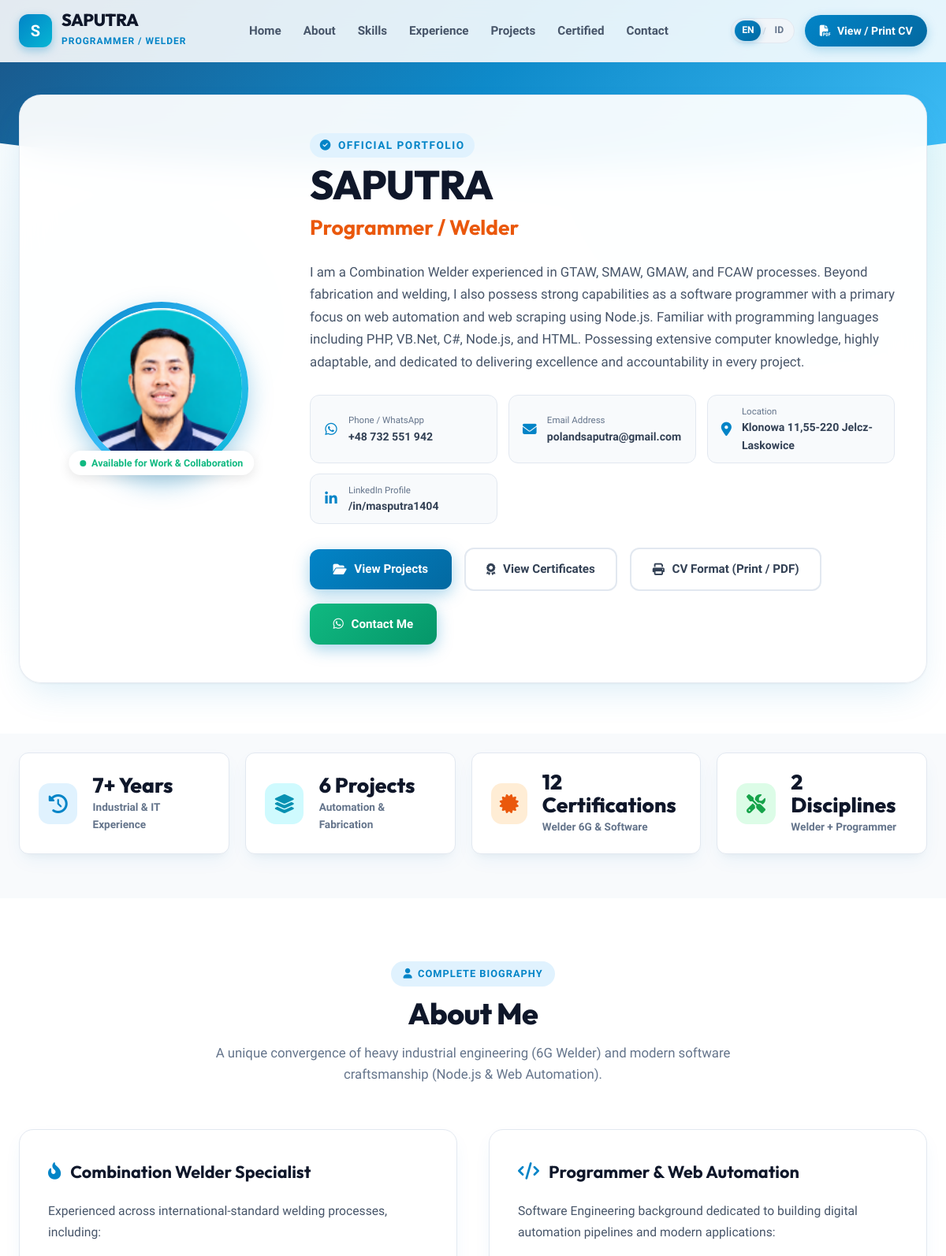
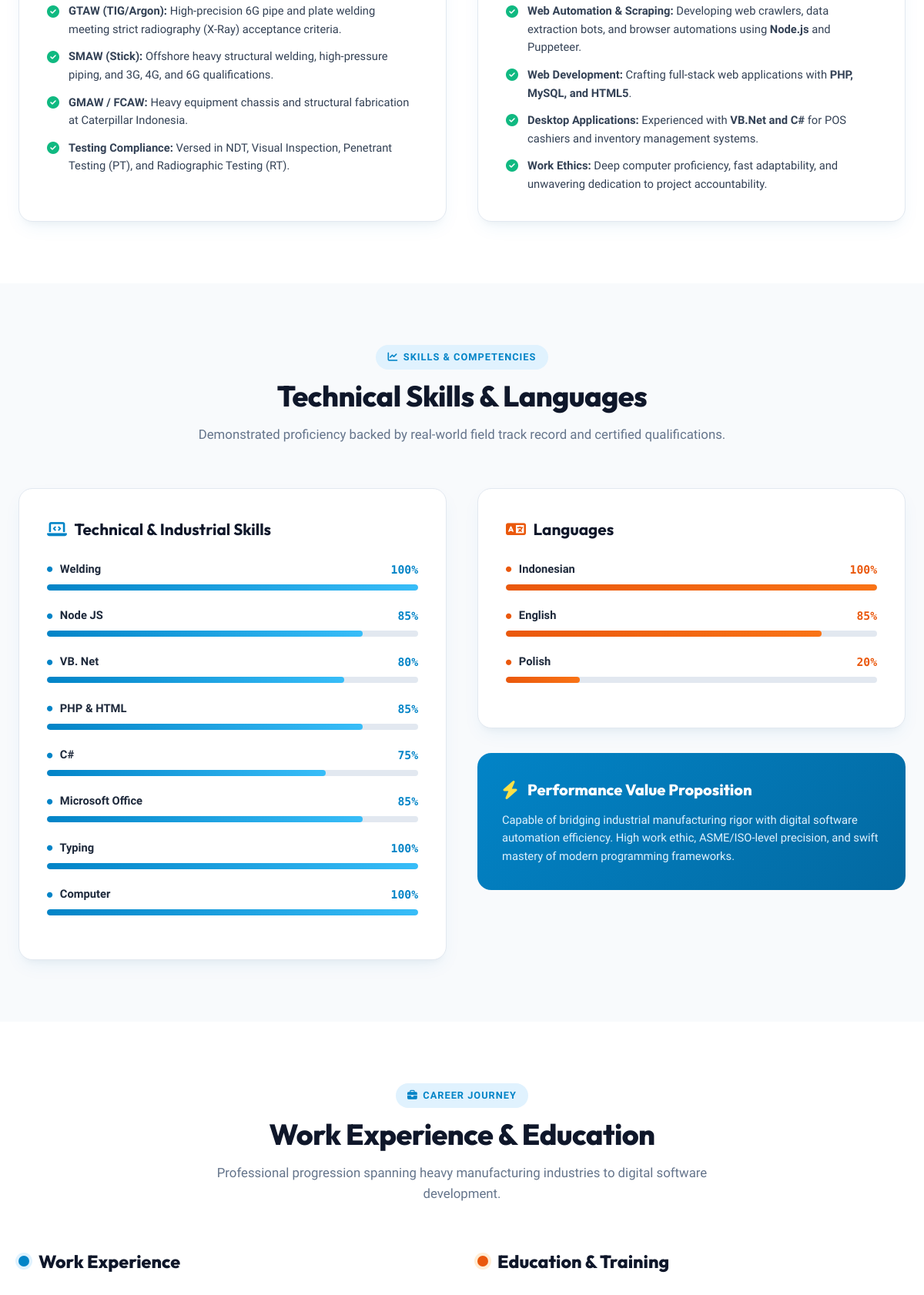
The page / (upper part) on the database its author committed (2 pictures, top to bottom).
### tables this page shows
CREATE TABLE profile (
                id INTEGER PRIMARY KEY,
                full_name TEXT NOT NULL,
                title TEXT NOT NULL,
                phone TEXT,
                email TEXT,
                address TEXT,
                linkedin TEXT,
                github TEXT,
                bio TEXT,
                avatar TEXT,
                updated_at DATETIME DEFAULT CURRENT_TIMESTAMP
            , bio_en TEXT);

CREATE TABLE skills (
                id INTEGER PRIMARY KEY AUTOINCREMENT,
                name TEXT NOT NULL,
                percentage INTEGER NOT NULL,
                category TEXT DEFAULT 'skill',
                sort_order INTEGER DEFAULT 0
            , image TEXT);

### includes/functions.php (called while the page is built, shortened)
<?php
require_once __DIR__ . '/lang.php';
function sanitize($data) {
    return htmlspecialchars(trim((string)$data), ENT_QUOTES, 'UTF-8', false);
}
function base_url($path = '') {
    return BASE_URL . ltrim($path, '/');
}
function getProfileData() {
    $db = Database::getConnection();
    $stmt = $db->query("SELECT * FROM profile WHERE id = 1 LIMIT 1");
    $profile = $stmt->fetch();
    return $profile;
}

### index.php (the view, shortened to what this page needs)
<?php
require_once __DIR__ . '/includes/functions.php';
$db = Database::getConnection();
$skillsQuery = $db->query("SELECT * FROM skills WHERE category = 'skill' ORDER BY sort_order ASC, id ASC");
$skills = $skillsQuery->fetchAll();
$langQuery = $db->query("SELECT * FROM skills WHERE category = 'bahasa' ORDER BY sort_order ASC, id ASC");
$languages = $langQuery->fetchAll();
$certQuery = $db->query("SELECT * FROM certificates ORDER BY sort_order ASC, id DESC");
$certificates = $certQuery->fetchAll();
$projQuery = $db->query("SELECT * FROM projects ORDER BY sort_order ASC, id DESC");
$projects = $projQuery->fetchAll();
include __DIR__ . '/includes/header.php';
?>
  <section class="hero-section" id="home">
    <div class="hero-container">
      <div class="hero-card">
        <div class="hero-grid">
          <div class="hero-avatar-wrapper">
            <div class="avatar-ring">
              <img src="<?= base_url($profile['avatar'] ?: 'assets/images/avatar.png') ?>" alt="<?= sanitize($profile['full_name']) ?>" class="avatar-img">
            </div>
            <div class="hero-status-pill">
              <span class="status-dot"></span> <?= __('hero_status') ?>
            </div>
          </div>
          <div class="hero-info">
            <div class="hero-info-header">
              <span class="hero-subtitle-tag"><i class="fas fa-check-circle"></i> <?= __('hero_badge') ?></span>
              <h1 class="hero-name"><?= sanitize($profile['full_name']) ?></h1>
              <div class="hero-role">
                <span><?= sanitize($profile['title']) ?></span>
              </div>
            </div>
            <p class="hero-bio">
              <?= sanitize(get_localized_bio($profile)) ?>
            </p>
            <div class="hero-contact-row">
              <?php if (!empty($profile['phone'])): ?>
                <a href="https://wa.me/<?= preg_replace('/[^0-9]/', '', $profile['phone']) ?>" target="_blank" class="contact-pill-item">
                  <i class="fab fa-whatsapp"></i>
                  <div>
                    <span style="font-size: 0.72rem; color: #64748b; display: block;"><?= __('hero_phone_label') ?></span>
                    <strong><?= sanitize($profile['phone']) ?></strong>
                  </div>
                </a>
              <?php endif; ?>
              <?php if (!empty($profile['email'])): ?>
                <a href="mailto:<?= sanitize($profile['email']) ?>" class="contact-pill-item">
                  <i class="fas fa-envelope"></i>
                  <div>
                    <span style="font-size: 0.72rem; color: #64748b; display: block;"><?= __('hero_email_label') ?></span>
                    <strong><?= sanitize($profile['email']) ?></strong>
                  </div>
                </a>
              <?php endif; ?>
              <?php if (!empty($profile['address'])): ?>
                <div class="contact-pill-item">
                  <i class="fas fa-map-marker-alt"></i>
                  <div>
                    <span style="font-size: 0.72rem; color: #64748b; display: block;"><?= __('hero_location_label') ?></span>
                    <strong><?= sanitize($profile['address']) ?></strong>
                  </div>
                </div>
              <?php endif; ?>
              <?php if (!empty($profile['linkedin'])): ?>
                <a href="<?= sanitize($profile['linkedin']) ?>" target="_blank" rel="noopener" class="contact-pill-item">
                  <i class="fab fa-linkedin-in"></i>
                  <div>
                    <span style="font-size: 0.72rem; color: #64748b; display: block;"><?= __('hero_linkedin_label') ?></span>
                    <strong>/in/masputra1404</strong>
                  </div>
                </a>
              <?php endif; ?>
            </div>
            <div class="hero-cta-buttons">
              <a href="#projects" class="btn-primary-gradient">
                <i class="fas fa-folder-open"></i> <?= __('btn_view_projects') ?>
              </a>
              <a href="#certified" class="btn-secondary-outline">
                <i class="fas fa-award"></i> <?= __('btn_view_certs') ?>
              </a>
              <a href="<?= base_url('cv.php') ?>" target="_blank" class="btn-secondary-outline">
                <i class="fas fa-print"></i> <?= __('btn_cv_print') ?>
              </a>
              <a href="#contact" class="btn-primary-gradient" style="background: linear-gradient(135deg, #10b981, #059669);">
                <i class="fab fa-whatsapp"></i> <?= __('btn_contact_me') ?>
              </a>
            </div>
          </div>
        </div>
      </div>
    </div>
  </section>
  <section class="stats-section">
    <div class="section-container">
      <div class="stats-grid">
        <div class="stat-box">
          <div class="stat-icon blue"><i class="fas fa-history"></i></div>
          <div class="stat-content">
            <h3><?= __('stat_exp_years') ?></h3>
            <p><?= __('stat_exp_desc') ?></p>
          </div>
        </div>
        <div class="stat-box">
          <div class="stat-icon cyan"><i class="fas fa-layer-group"></i></div>
          <div class="stat-content">
            <h3><?= count($projects) ?> <?= __('stat_projects') ?></h3>
            <p><?= __('stat_projects_desc') ?></p>
          </div>
        </div>
        <div class="stat-box">
          <div class="stat-icon orange"><i class="fas fa-certificate"></i></div>
          <div class="stat-content">
            <h3><?= count($certificates) ?> <?= __('stat_certs') ?></h3>
            <p><?= __('stat_certs_desc') ?></p>
          </div>
        </div>
        <div class="stat-box">
          <div class="stat-icon green"><i class="fas fa-tools"></i></div>
          <div class="stat-content">
            <h3><?= __('stat_disciplines') ?></h3>
            <p><?= __('stat_disciplines_desc') ?></p>
          </div>
        </div>
      </div>
    </div>
  </section>
  <section class="section-pad" id="about" style="background-color: #ffffff;">
    <div class="section-container">
      <div class="section-header">
        <span class="section-badge"><i class="fas fa-user"></i> <?= __('about_badge') ?></span>
        <h2 class="section-title"><?= __('about_title') ?></h2>
        <p class="section-subtitle">
          <?= __('about_subtitle') ?>
        </p>
      </div>
      <div class="about-grid">
        <div class="about-card">
          <div>
            <h3 class="about-card-title"><i class="fas fa-fire-alt"></i> <?= __('about_welder_title') ?></h3>
            <div class="about-card-body">
              <p><?= __('about_welder_intro') ?></p>
              <ul class="feature-list">
                <li class="feature-item">
                  <i class="fas fa-check-circle"></i>
                  <div><?= __('about_welder_f1') ?></div>
                </li>
                <li class="feature-item">
                  <i class="fas fa-check-circle"></i>
                  <div><?= __('about_welder_f2') ?></div>
                </li>
                <li class="feature-item">
                  <i class="fas fa-check-circle"></i>
                  <div><?= __('about_welder_f3') ?></div>
                </li>
                <li class="feature-item">
                  <i class="fas fa-check-circle"></i>
                  <div><?= __('about_welder_f4') ?></div>
                </li>
              </ul>
            </div>
          </div>
        </div>
        <div class="about-card">
          <div>
            <h3 class="about-card-title"><i class="fas fa-code"></i> <?= __('about_prog_title') ?></h3>
            <div class="about-card-body">
              <p><?= __('about_prog_intro') ?></p>
              <ul class="feature-list">
                <li class="feature-item">
                  <i class="fas fa-check-circle"></i>
                  <div><?= __('about_prog_f1') ?></div>
                </li>
                <li class="feature-item">
                  <i class="fas fa-check-circle"></i>
                  <div><?= __('about_prog_f2') ?></div>
                </li>
                <li class="feature-item">
                  <i class="fas fa-check-circle"></i>
                  <div><?= __('about_prog_f3') ?></div>
                </li>
                <li class="feature-item">
                  <i class="fas fa-check-circle"></i>
                  <div><?= __('about_prog_f4') ?></div>
                </li>
              </ul>
            </div>
          </div>
        </div>
      </div>
    </div>
  </section>
  <section class="section-pad" id="skills" style="background: #f8fafc;">
    <div class="section-container">
      <div class="section-header">
        <span class="section-badge"><i class="fas fa-chart-line"></i> <?= __('skills_badge') ?></span>
        <h2 class="section-title"><?= __('skills_title') ?></h2>
        <p class="section-subtitle">
          <?= __('skills_subtitle') ?>
        </p>
      </div>
      <div class="skills-container">
        <div class="skills-card">
          <h3 style="font-family: var(--font-heading); font-size: 1.3rem; font-weight: 700; color: #0f172a; margin-bottom: 1.5rem; display: flex; align-items: center; gap: 0.6rem;">
            <i class="fas fa-laptop-code" style="color: var(--primary);"></i> <?= __('skills_tech_heading') ?>
          </h3>
          <?php foreach ($skills as $s): ?>
            <div class="skill-row">
              <div class="skill-info">
                <span>
                  <?php if (!empty($s['image'])): ?>
                    <img src="<?= base_url($s['image']) ?>" alt="" style="width: 18px; height: 18px; object-fit: contain; vertical-align: middle; margin-right: 6px; border-radius: 3px;">
                  <?php else: ?>
                    <i class="fas fa-circle" style="font-size: 0.45rem; color: #0284c7; vertical-align: middle; margin-right: 6px;"></i>
                  <?php endif; ?>
                  <?= sanitize($s['name']) ?>
                </span>
                <span class="skill-percent"><?= (int)$s['percentage'] ?>%</span>
              </div>
              <div class="skill-bar-bg">
                <div class="skill-bar-fill" style="width: <?= (int)$s['percentage'] ?>%;"></div>
              </div>
            </div>
          <?php endforeach; ?>
        </div>
        <div style="display: flex; flex-direction: column; gap: 2rem;">
          <div class="skills-card">
            <h3 style="font-family: var(--font-heading); font-size: 1.3rem; font-weight: 700; color: #0f172a; margin-bottom: 1.5rem; display: flex; align-items: center; gap: 0.6rem;">
              <i class="fas fa-language" style="color: #ea580c;"></i> <?= __('skills_lang_heading') ?>
            </h3>
            <?php foreach ($languages as $l): ?>
              <div class="skill-row">
                <div class="skill-info">
                  <span>
                    <i class="fas fa-circle" style="font-size: 0.45rem; color: #ea580c; vertical-align: middle; margin-right: 6px;"></i>
                    <?= sanitize(get_localized_language_name($l['name'])) ?>
                  </span>
                  <span class="skill-percent" style="color: #ea580c;"><?= (int)$l['percentage'] ?>%</span>
                </div>
                <div class="skill-bar-bg">
                  <div class="skill-bar-fill orange" style="width: <?= (int)$l['percentage'] ?>%;"></div>
                </div>
              </div>
            <?php endforeach; ?>
          </div>
          <div style="background: linear-gradient(135deg, #0284c7 0%, #0369a1 100%); border-radius: var(--radius-lg); padding: 2rem; color: #ffffff;">
            <div style="display: flex; align-items: center; gap: 0.75rem; margin-bottom: 0.75rem;">
              <i class="fas fa-bolt" style="font-size: 1.5rem; color: #fde047;"></i>
              <h4 style="font-family: var(--font-heading); font-size: 1.25rem; font-weight: 800;"><?= __('skills_value_heading') ?></h4>
            </div>
            <p style="color: #e0f2fe; font-size: 0.92rem; line-height: 1.6;">
              <?= __('skills_value_text') ?>
            </p>
          </div>
        </div>
      </div>
    </div>
  </section>
  <section class="section-pad" id="experience" style="background: #ffffff;">
    <div class="section-container">
      <div class="section-header">
        <span class="section-badge"><i class="fas fa-briefcase"></i> <?= __('exp_badge') ?></span>
        <h2 class="section-title"><?= __('exp_title') ?></h2>
        <p class="section-subtitle">
          <?= __('exp_subtitle') ?>
        </p>
      </div>
      <div class="timeline-wrapper">
        <div>
          <h3 class="timeline-column-title">
            <span class="dot"></span> <?= __('exp_heading') ?>
          </h3>
        </div>
        <div>
          <h3 class="timeline-column-title">
            <span class="dot" style="background: #ea580c; box-shadow: 0 0 0 4px #ffedd5;"></span> <?= __('edu_heading') ?>
          </h3>
        </div>
      </div>
    </div>
  </section>
<?php include __DIR__ . '/includes/footer.php'; ?>

### includes/header.php (shortened to what this page needs)
<?php
require_once __DIR__ . '/functions.php';
$profile = getProfileData();
$currentLang = current_lang();
?>
<!DOCTYPE html>
<html lang="<?= $currentLang ?>">
<head>
  <link rel="stylesheet" href="https://cdnjs.cloudflare.com/ajax/libs/font-awesome/6.5.1/css/all.min.css" />
  <link rel="stylesheet" href="<?= base_url('assets/css/style.css') ?>">
</head>
<body>
  <nav class="navbar-custom">
    <div class="nav-container">
      <a href="<?= base_url() ?>" class="brand-logo">
        <div class="brand-badge">S</div>
        <div class="brand-text">
          <h1><?= sanitize($profile['full_name']) ?></h1>
          <span><?= sanitize($profile['title']) ?></span>
        </div>
      </a>
      <ul class="nav-links">
        <li><a href="#home" class="nav-link"><?= __('nav_home') ?></a></li>
        <li><a href="#about" class="nav-link"><?= __('nav_about') ?></a></li>
        <li><a href="#skills" class="nav-link"><?= __('nav_skills') ?></a></li>
        <li><a href="#experience" class="nav-link"><?= __('nav_experience') ?></a></li>
        <li><a href="#projects" class="nav-link"><?= __('nav_projects') ?></a></li>
        <li><a href="#certified" class="nav-link"><?= __('nav_certified') ?></a></li>
        <li><a href="#contact" class="nav-link"><?= __('nav_contact') ?></a></li>
      </ul>
      <div class="nav-actions">
        <?= render_lang_switcher() ?>
        <a href="<?= base_url('cv.php') ?>" target="_blank" class="btn-cv" title="<?= __('nav_view_cv') ?>">
          <i class="fas fa-file-pdf"></i> <?= __('nav_view_cv') ?>
        </a>
      </div>
    </div>
  </nav>

### rows shown on the page
profile: full_name "SAPUTRA", title "PROGRAMMER / WELDER", avatar (placeholder picture), title "Programmer / Welder", bio_en "I am a Combination Welder experienced in GTAW, SMAW, GMAW, and FCAW processes. Beyond fabrication and welding, I also possess strong capabilities as a software programmer with a primary focus on web automation and web scraping using Node.js. Familiar with programming languages including PHP, VB.Net, C#, Node.js, and HTML. Possessing extensive computer knowledge, highly adaptable, and dedicated to delivering excellence and accountability in every project.", phone "+48 732 551 942", email "polandsaputra@gmail.com", address "Klonowa 11,55-220 Jelcz-Laskowice"
skills: name "Welding", percentage "100"
skills: name "Node JS", percentage "85"
skills: name "VB. Net", percentage "80"
skills: name "PHP & HTML", percentage "85"
skills: name "C#", percentage "75"
skills: name "Microsoft Office", percentage "85"
skills: name "Typing", percentage "100"
skills: name "Computer", percentage "100"
skills: name "Indonesian", percentage "100"
skills: name "English", percentage "85"
skills: name "Polish", percentage "20"

### other values the page prints
__('nav_home') "Home"
__('nav_about') "About"
__('nav_skills') "Skills"
__('nav_experience') "Experience"
__('nav_projects') "Projects"
__('nav_certified') "Certified"
__('nav_contact') "Contact"
__('nav_view_cv') "View / Print CV"
__('hero_status') "Available for Work & Collaboration"
__('hero_badge') "OFFICIAL PORTFOLIO"
__('hero_phone_label') "Phone / WhatsApp"
__('hero_email_label') "Email Address"
__('hero_location_label') "Location"
__('hero_linkedin_label') "LinkedIn Profile"
__('btn_view_projects') "View Projects"
